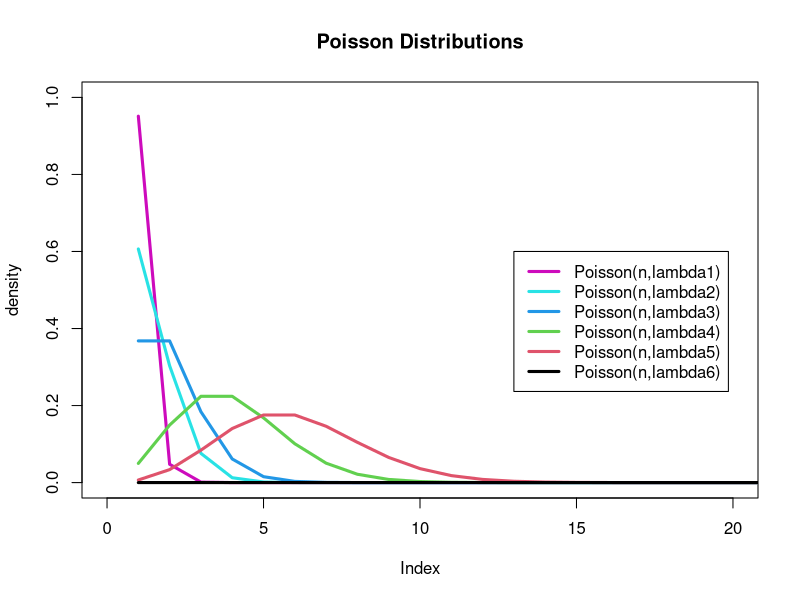
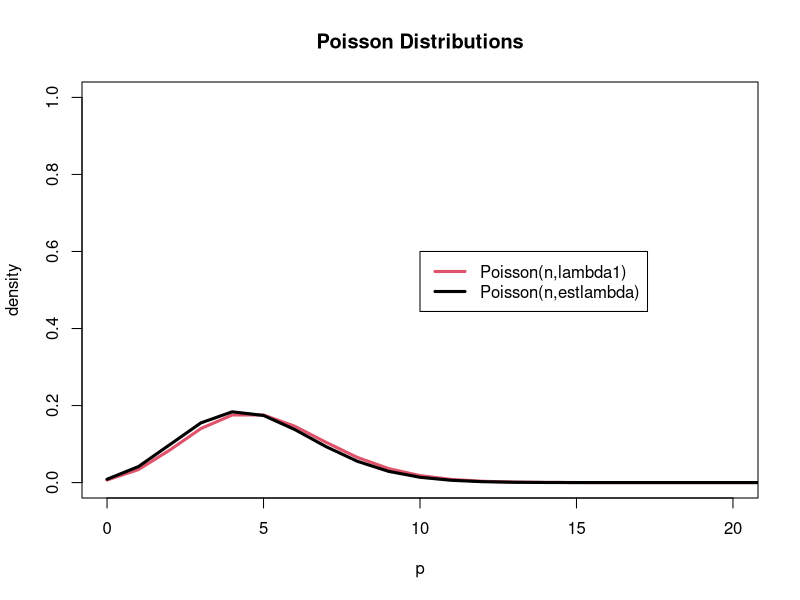

Write R code to recreate these figures, in order.
#The Poisson Distribution

n<-100
x<-seq(0,n,1)
lambda1<-.05
lambda2<-.5
lambda3<-1
lambda4<-3
lambda5<-5
lambda6<-50
#Find random values from a sample of 'size'

plot(dpois(x,lambda1),ylab="density",type="l",lwd=3,col=6,xlim=c(0,20),ylim=c(0,1),main="Poisson Distributions")
lines(dpois(x,lambda2),type="l",lwd=3,col=5)
lines(dpois(x, lambda3),type="l",lwd=3,col=4)
lines(dpois(x, lambda4),type="l",lwd=3,col=3)
lines(dpois(x, lambda5),type="l",lwd=3,col=2)
lines(dpois(x, lambda6),type="l",lwd=3,col=1)
legend(13,.60,c("Poisson(n,lambda1)","Poisson(n,lambda2)","Poisson(n,lambda3)","Poisson(n,lambda4)","Poisson(n,lambda5)","Poisson(n,lambda6)"),
       lty=c(1,1,1,1,1,1),lwd=c(3,3,3,3,3,3),col=c(6,5,4,3,2,1))

#Generate 100 random poisson variables
n<-100
x<-rpois(n,lambda5)
#Find the average x_bar
x_bar<-sum(x)/n
estlambda<-x_bar


#Plot both known distributions and their estimated distributions
p <-seq(0,n,by=1)
plot(p, dpois(p,lambda5),ylab="density",type="l",lwd=3,col=2,ylim=c(0,1),xlim=c(0,20),main="Poisson Distributions")
lines(p, dpois(p,estlambda),type="l",lwd=3,col=1)
legend(10,.60,c("Poisson(n,lambda1)","Poisson(n,estlambda)"),lty=c(1,1),lwd=c(3,3),col=c(2,1))

